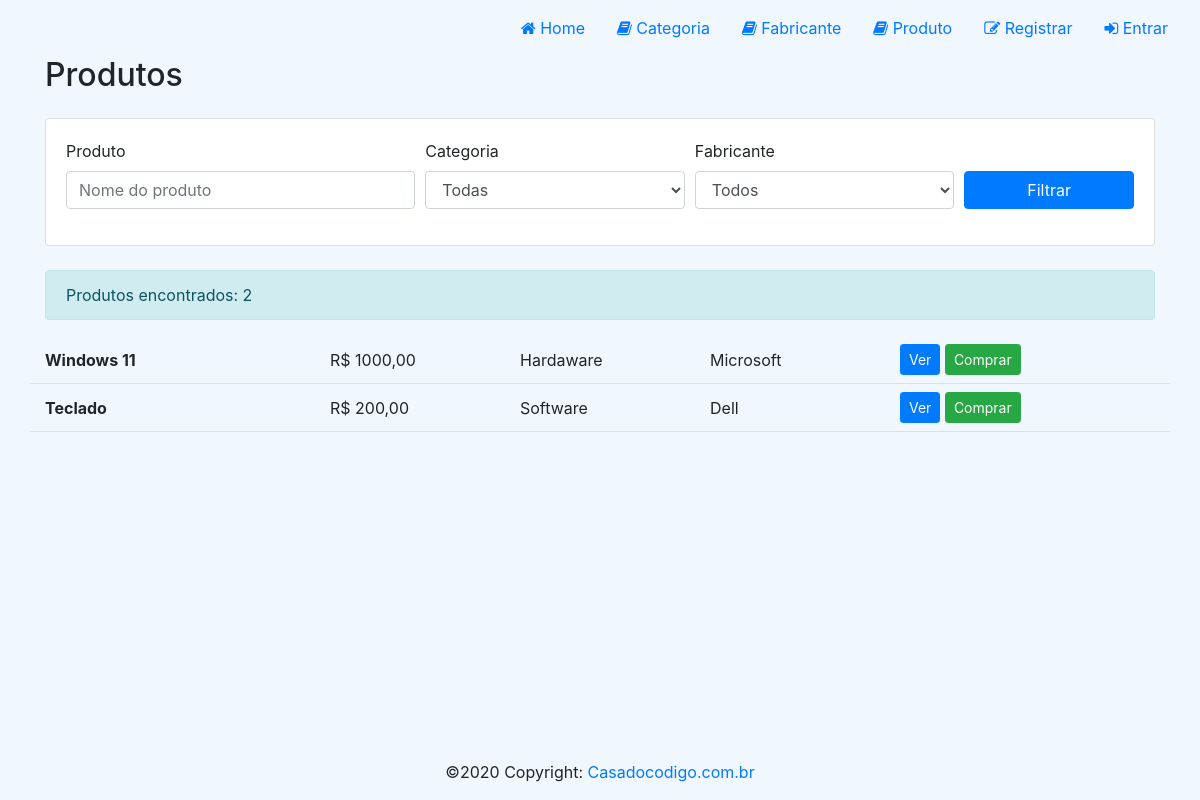
Before: /produto/ with the older database file.
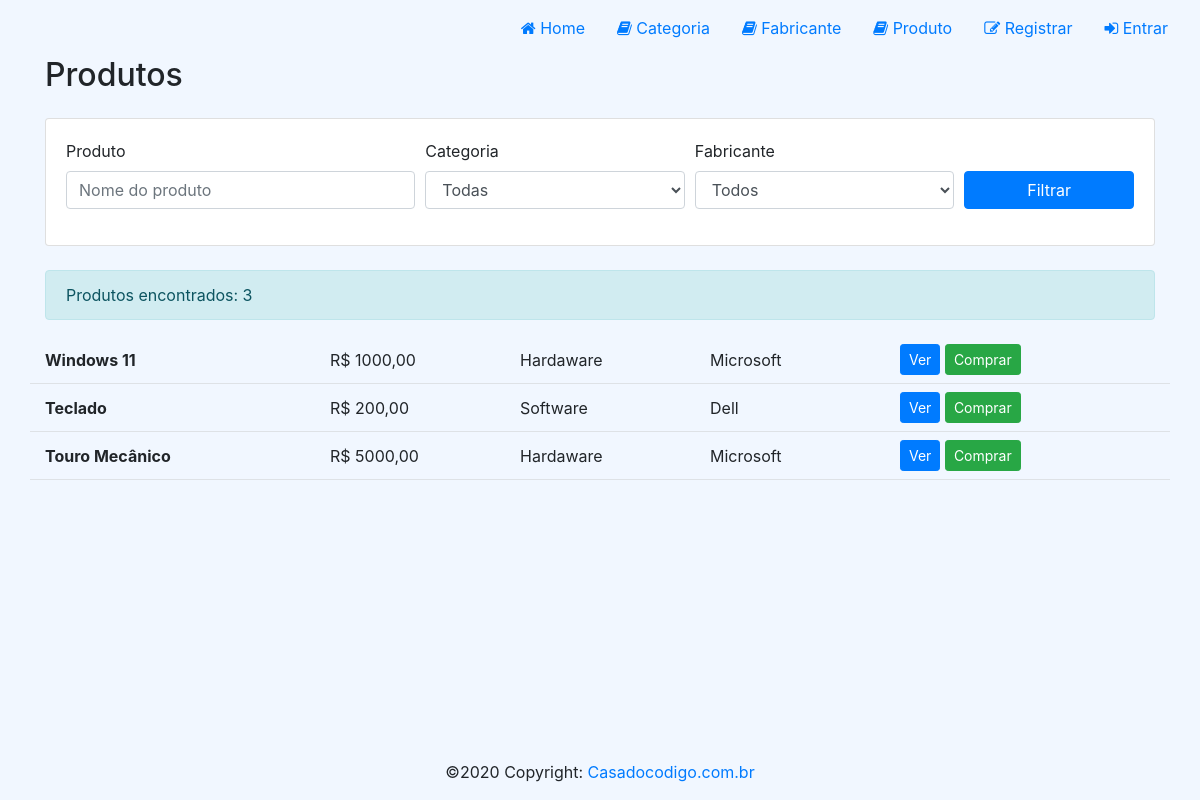
After: the same page with the newer database file.
### loja/models/Produto.py (models this page shows, shortened)
class Produto(models.Model):
    produtoo = models.CharField(max_length=100)
    destaque = models.BooleanField(default=True)
    promocao = models.BooleanField(default=True)
    msgPromocao = models.CharField(max_length=100, null=True, blank=True)
    preco = models.DecimalField(max_digits=8, decimal_places=2)
    categoria = models.ForeignKey(
        Categoria,
        null=True,
        related_name='categoria' ,
        on_delete=models.SET_NULL,
    )
    fabricante = models.ForeignKey(
        Fabricante,
        null=True,
        related_name='fabricantee' ,
        on_delete=models.SET_NULL,
    )
    criado_em = models.DateTimeField(auto_now_add=True)
    alterado_em = models.DateTimeField(auto_now=True)
    image = models.ImageField(null=True, blank=True)

### loja/models/Categoria.py (models this page shows)
class Categoria(models.Model):
    Categoria = models.CharField(max_length=100)
    criado_em = models.DateTimeField(auto_now_add=True)
    alterado_em = models.DateTimeField(auto_now=True)
    def __str__(self):
        return self.Categoria

### loja/models/Fabricante.py (models this page shows)
class Fabricante(models.Model):
    fabricante = models.CharField(max_length=100)
    criado_em = models.DateTimeField(auto_now_add=True)
    alterado_em = models.DateTimeField(auto_now=True)
    def __str__(self):
        return self.fabricante

### loja/views/ProdutoView.py (the view, shortened to what this page needs)
def list_produto_view(request, id=None):
    produtos = Produto.objects.select_related('categoria', 'fabricante').all()
    busca = request.GET.get('produto', '').strip()
    destaque = _boolean_param(request.GET.get('destaque'))
    promocao = _boolean_param(request.GET.get('promocao'))
    categoria = request.GET.get('categoria', '').strip()
    fabricante = request.GET.get('fabricante', '').strip()
    dias = request.GET.get('dias', '').strip()
    if busca:
        produtos = produtos.filter(produtoo__icontains=busca)
    if destaque is not None:
        produtos = produtos.filter(destaque=destaque)
    if promocao is not None:
        produtos = produtos.filter(promocao=promocao)
    if categoria:
        if categoria.isdigit():
            produtos = produtos.filter(categoria_id=int(categoria))
        else:
            produtos = produtos.filter(categoria__Categoria__iexact=categoria)
    if fabricante:
        if fabricante.isdigit():
            produtos = produtos.filter(fabricante_id=int(fabricante))
        else:
            produtos = produtos.filter(fabricante__fabricante__iexact=fabricante)
    if id is not None:
        produtos = produtos.filter(id=id)
    context = {
        'produtos': produtos,
        'categorias': Categoria.objects.all(),
        'fabricantes': Fabricante.objects.all(),
        'filtros': {
            'produto': busca,
            'categoria': categoria,
            'fabricante': fabricante,
        },
    }
    return render(request, 'produto/produto.html', context)

### loja/views/ProdutoView.py (called while the page is built)
def _boolean_param(value):
    if value is None:
        return None
    return str(value).lower() in ('1', 'true', 'on', 'yes')

### loja/templates/produto/produto.html (shortened to what this page needs)
{% extends "base.html" %}
{% load static %}
{% block styles %}<link rel="stylesheet" href="{% static 'css/home.css' %}">{% endblock %}
{% block content %}
<div id="content"><div class="container">
    <div class="d-flex justify-content-between align-items-center mb-3">
        <h2>Produtos</h2>
    </div>
    <form method="GET" class="card card-body mb-4">
        <div class="form-row">
            <div class="form-group col-md-4"><label for="produto">Produto</label><input id="produto" name="produto" value="{{ filtros.produto }}" class="form-control" placeholder="Nome do produto"></div>
            <div class="form-group col-md-3"><label for="categoria">Categoria</label><select id="categoria" name="categoria" class="form-control"><option value="">Todas</option></select></div>
            <div class="form-group col-md-3"><label for="fabricante">Fabricante</label><select id="fabricante" name="fabricante" class="form-control"><option value="">Todos</option></select></div>
            <div class="form-group col-md-2 d-flex align-items-end"><button class="btn btn-primary w-100" type="submit">Filtrar</button></div>
        </div>
    </form>
    <div class="alert alert-info">Produtos encontrados: {{ produtos|length }}</div>
    {% if produtos %}
        {% for prod in produtos %}
        <div class="row align-items-center border-bottom py-2">
            <div class="col-md-3"><strong>{{ prod.produtoo }}</strong></div>
            <div class="col-md-2">R$ {{ prod.preco|floatformat:2 }}</div>
            <div class="col-md-2">{{ prod.categoria|default:"Sem categoria" }}</div>
            <div class="col-md-2">{{ prod.fabricante|default:"Sem fabricante" }}</div>
            <div class="col-md-3">
                <a href="{% url 'details_produto' prod.id %}" class="btn btn-sm btn-primary">Ver</a>
                <a href="{% url 'create_carrinhoitem' prod.id %}" class="btn btn-sm btn-success">Comprar</a>
            </div>
        </div>
        {% endfor %}
    {% else %}<div class="alert alert-warning">Nenhum produto encontrado.</div>{% endif %}
</div></div>
{% endblock %}

Changed rows visible on the page:
added Produto: produtoo "Touro Mecânico", preco "5000,00", categoria "Hardaware", fabricante "Microsoft"
Other visible differences:
{{ produtos|length }}: "2" → "3"
